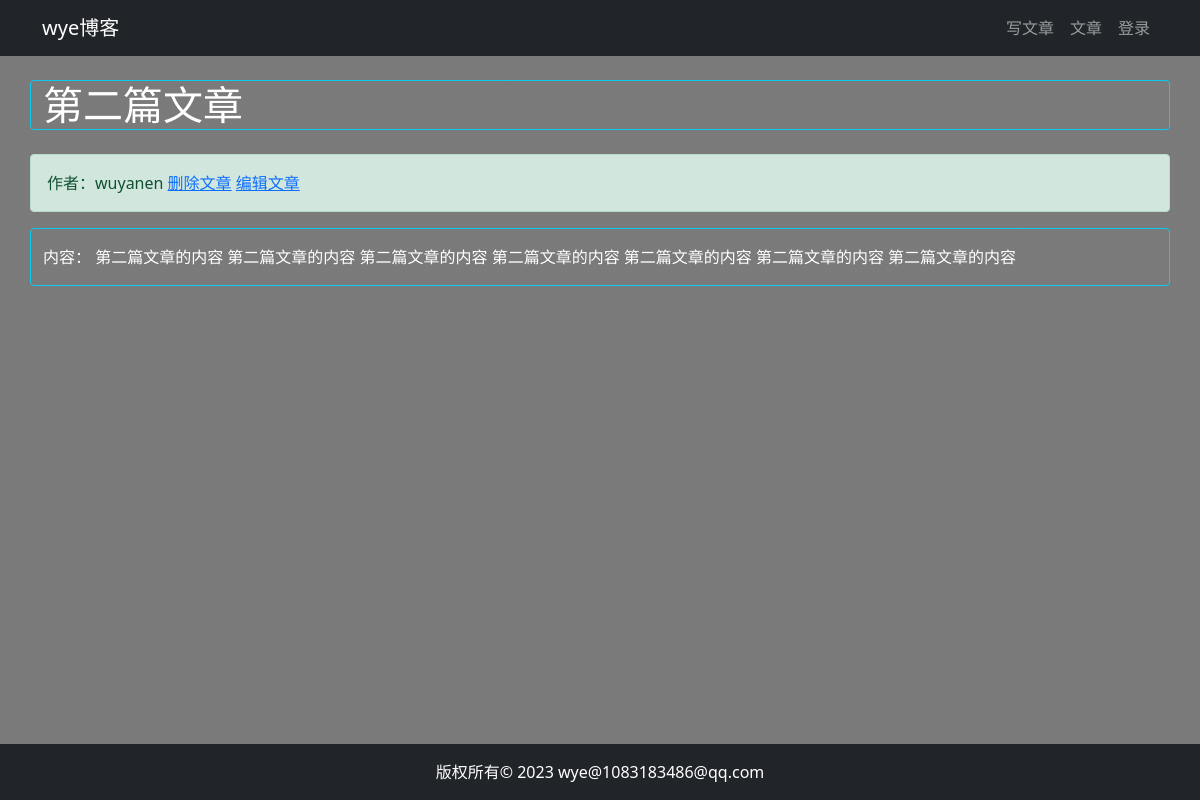
Before: /article/article-detail/2/ with the older database file.
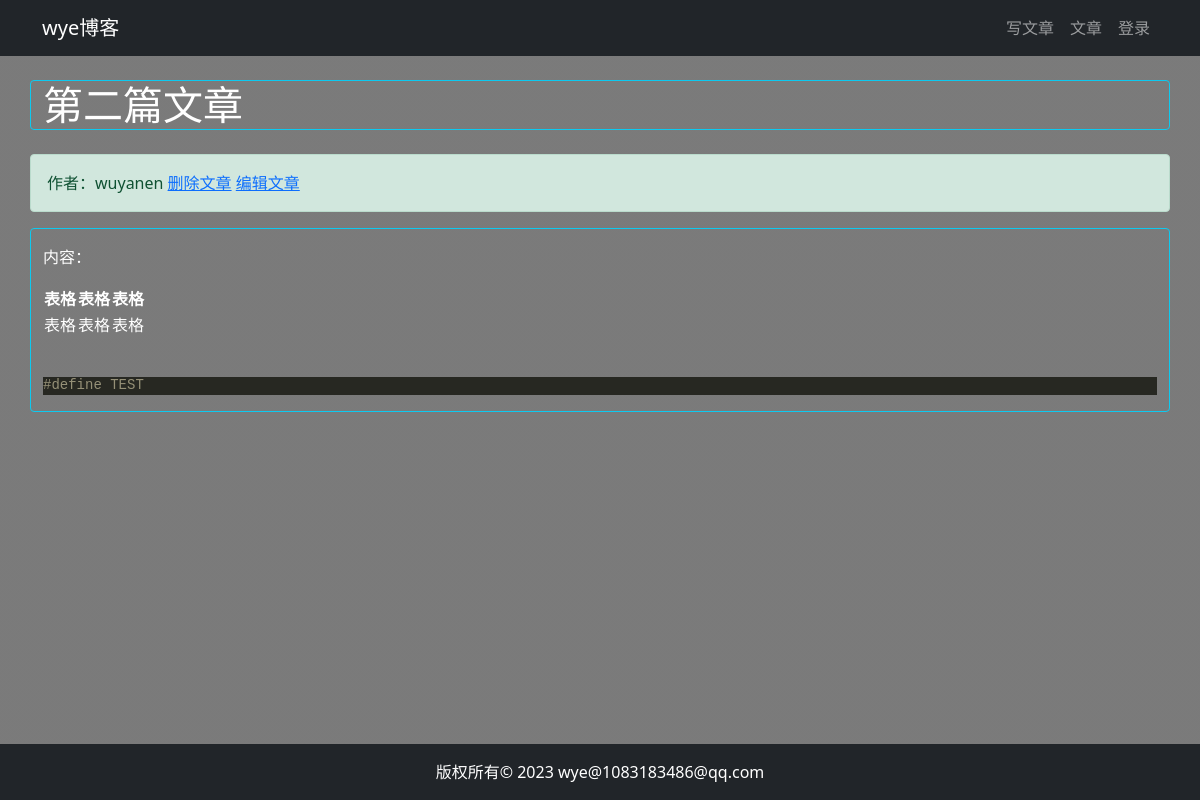
After: the same page with the newer database file.
### article/models.py (models this page shows, shortened)
class ArticlePost(models.Model):
    author = models.ForeignKey(User, verbose_name='文章作者', on_delete=models.CASCADE)
    title = models.CharField(verbose_name='文章标题', max_length=200)
    body = models.TextField(verbose_name='文章内容')
    created = models.DateTimeField(verbose_name='创建时间', default=timezone.now)
    updated = models.DateTimeField(verbose_name='更新时间', auto_now=True)
    class Meta:
        ordering = ('-created',)

### article/views.py (the view)
# urls.py: path('article-detail/<int:id>/', views.article_detail, name='article_detail'),
@require_http_methods(['GET', 'POST'])
def article_detail(request, id):
    print_request(request)
    if id <= 0:
        return HttpResponseNotFound()
    try:
        article = ArticlePost.objects.get(id=id)
    except Exception as e:
        return HttpResponseNotFound()
    text = article.body
    article.body = markdown.markdown(text,
        extensions=[
            'markdown.extensions.extra',
            'markdown.extensions.codehilite',
        ])
    context = {'article': article}
    return render(request, 'article/detail.html', context)

### article/views.py (called while the page is built)
def print_request(req):
    print(f"""
        request method:{req.method}, headers: {req.headers}, body: {req.body}
    """)

### templates/article/detail.html (shortened to what this page needs)
{% extends 'base.html' %}
{% load static %}
{% block content %}
    <div class="container">
        <div class="row">
            <h1 class="col-12 mt-4 mb-4 border border-info rounded">{{ article.title }}</h1>
            <div class="col-12 alert alert-success">
                作者：{{ article.author }}
                <a href="#" onclick="deleteArticle()">删除文章</a>
                <a href="{% url "article:article_update" article.id %}"> 编辑文章 </a>
            </div>
            <div class="col-12 border border-info rounded">
                <p>{{ article.body|safe }}</p>
            </div>
        </div>
    </div>
{% endblock content %}

Changed rows visible on the page:
changed ArticlePost "第二篇文章": body "内容： 第二篇文章的内容 第二篇文章的内容 第二篇文章的内容 第二篇文章的内容 第二篇文章的内容 第二篇文章的内容 第二篇文章的内容" → "内容： 表格 表格 表格 表格 表格 表格 #define TEST"
